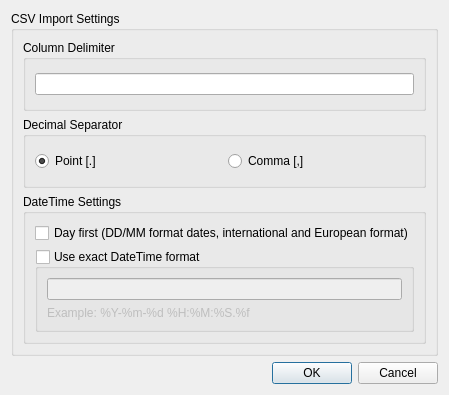
<?xml version="1.0" encoding="UTF-8"?>
<ui version="4.0">
 <author>Anton Rau</author>
 <class>PreferencesDialog</class>
 <widget class="QDialog" name="PreferencesDialog">
  <property name="geometry">
   <rect>
    <x>0</x>
    <y>0</y>
    <width>446</width>
    <height>395</height>
   </rect>
  </property>
  <property name="windowTitle">
   <string>Preferences</string>
  </property>
  <layout class="QVBoxLayout" name="verticalLayout">
   <item>
    <widget class="QGroupBox" name="groupBoxCsvImportSettings">
     <property name="title">
      <string>CSV Import Settings</string>
     </property>
     <layout class="QVBoxLayout" name="verticalLayout_3">
      <item>
       <widget class="QGroupBox" name="groupBoxDelimiter">
        <property name="title">
         <string>Column Delimiter</string>
        </property>
        <layout class="QVBoxLayout" name="verticalLayout_4">
         <item>
          <widget class="QLineEdit" name="lineEditDelimiter"/>
         </item>
        </layout>
       </widget>
      </item>
      <item>
       <widget class="QGroupBox" name="groupBoxDecimalSeparator">
        <property name="title">
         <string>Decimal Separator</string>
        </property>
        <layout class="QHBoxLayout" name="_2">
         <item>
          <widget class="QRadioButton" name="radioButtonPoint">
           <property name="text">
            <string>Point [.]</string>
           </property>
           <property name="checked">
            <bool>true</bool>
           </property>
          </widget>
         </item>
         <item>
          <widget class="QRadioButton" name="radioButtonComma">
           <property name="text">
            <string>Comma [,]</string>
           </property>
          </widget>
         </item>
        </layout>
       </widget>
      </item>
      <item>
       <widget class="QGroupBox" name="groupBoxDateTimeSettings">
        <property name="title">
         <string>DateTime Settings</string>
        </property>
        <layout class="QVBoxLayout" name="verticalLayout_2">
         <item>
          <widget class="QCheckBox" name="checkBoxDayFirst">
           <property name="text">
            <string>Day first (DD/MM format dates, international and European format)</string>
           </property>
          </widget>
         </item>
         <item>
          <widget class="QGroupBox" name="groupBoxDateTimeFormat">
           <property name="title">
            <string>Use exact DateTime format</string>
           </property>
           <property name="checkable">
            <bool>true</bool>
           </property>
           <property name="checked">
            <bool>false</bool>
           </property>
           <layout class="QVBoxLayout" name="verticalLayout_5">
            <item>
             <widget class="QLineEdit" name="lineEditDateTimeFormat"/>
            </item>
            <item>
             <widget class="QLabel" name="labelExample">
              <property name="text">
               <string>Example: %Y-%m-%d %H:%M:%S.%f</string>
              </property>
             </widget>
            </item>
           </layout>
          </widget>
         </item>
        </layout>
       </widget>
      </item>
     </layout>
    </widget>
   </item>
   <item>
    <widget class="QDialogButtonBox" name="buttonBox">
     <property name="orientation">
      <enum>Qt::Orientation::Horizontal</enum>
     </property>
     <property name="standardButtons">
      <set>QDialogButtonBox::StandardButton::Cancel|QDialogButtonBox::StandardButton::Ok</set>
     </property>
    </widget>
   </item>
  </layout>
 </widget>
 <resources/>
 <connections>
  <connection>
   <sender>buttonBox</sender>
   <signal>accepted()</signal>
   <receiver>PreferencesDialog</receiver>
   <slot>accept()</slot>
   <hints>
    <hint type="sourcelabel">
     <x>248</x>
     <y>254</y>
    </hint>
    <hint type="destinationlabel">
     <x>157</x>
     <y>274</y>
    </hint>
   </hints>
  </connection>
  <connection>
   <sender>buttonBox</sender>
   <signal>rejected()</signal>
   <receiver>PreferencesDialog</receiver>
   <slot>reject()</slot>
   <hints>
    <hint type="sourcelabel">
     <x>316</x>
     <y>260</y>
    </hint>
    <hint type="destinationlabel">
     <x>286</x>
     <y>274</y>
    </hint>
   </hints>
  </connection>
 </connections>
</ui>
